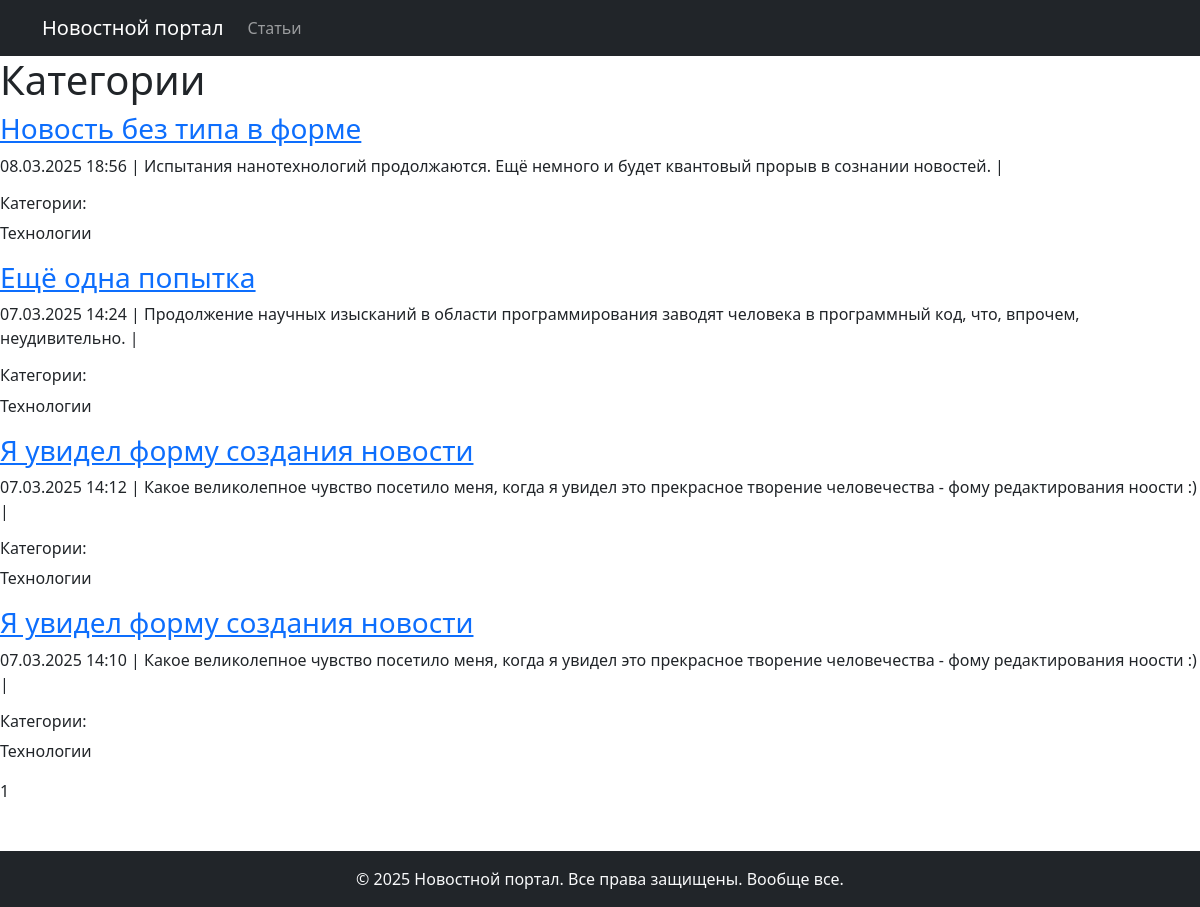
The page /categories/4/ (signed in) on the database as committed earlier.
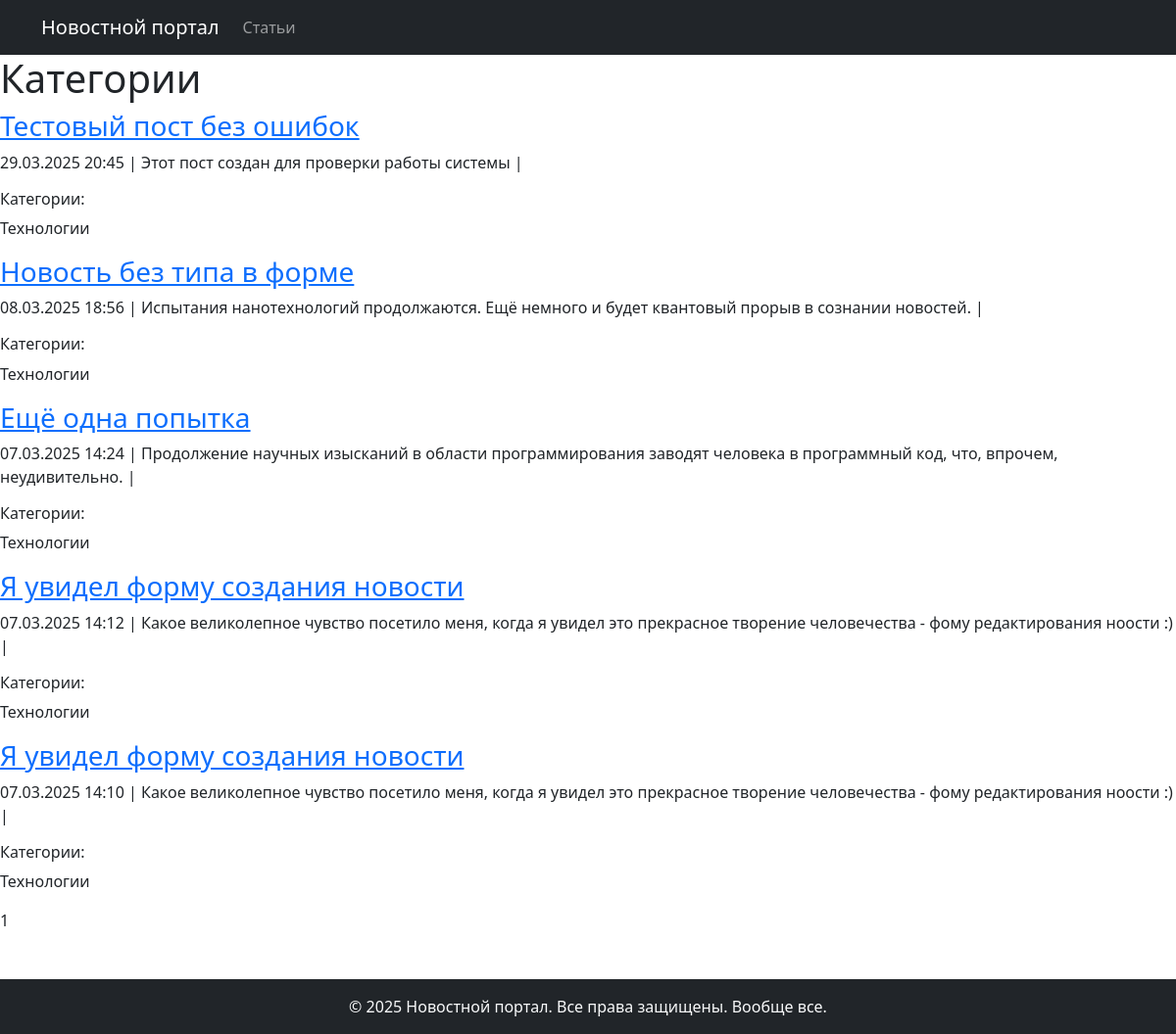
The same page on the database as committed later.
### biblio/models.py (models this page shows, shortened)
class Post(models.Model):
    NEWS = 'NW'
    ARTICLE = 'AR'
    POST_TYPES = [
        (NEWS, 'Новость'),
        (ARTICLE, 'Статья')
    ]
    author = models.ForeignKey(Author, on_delete=models.CASCADE)
    post_type = models.CharField(max_length=2, choices=POST_TYPES)
    created_at = models.DateTimeField(auto_now_add=True)
    categories = models.ManyToManyField(Category, through='PostCategory')
    title = models.CharField(max_length=255)
    text = models.TextField()
    rating = models.IntegerField(default=0)
    def preview(self):
        return f"{self.text}"

class Category(models.Model):
    name = models.CharField(max_length=255, unique=True)
    subscribers = models.ManyToManyField(User, through='CategorySubscriber', related_name='subscribed_categories')

### biblio/views.py (the view)
# urls.py: path('categories/<int:pk>/', CategoryListView.as_view(), name='category_list'),
class CategoryListView(NewsList):
    model = Post
    template_name = 'news/category_list.html'
    context_object_name = 'category_news_list'
    filterset = None  # Явно отключаем фильтрацию
    def get_queryset(self):
        self.category = get_object_or_404(Category, id=self.kwargs['pk'])
        queryset = super().get_queryset().filter(categories=self.category)
        return queryset
    def get_context_data(self, **kwargs):
        context = super().get_context_data(**kwargs)
        if hasattr(self.category, 'subscribers'):
            context['is_not_subscriber'] = (
                    self.request.user.is_authenticated and
                    self.request.user not in self.category.subscribers.all()
            )
        context['category'] = self.category
        return context

### biblio/templatetags/custom_filters.py (called while the page is built)
@register.filter()
def censor (value):
    for word in censor_list:
        value = value.replace(word[1:-1], "*" * len(word[1:-1]))
    return value

### biblio/views.py (called while the page is built)
    def get_queryset(self):
        queryset = super().get_queryset().filter(post_type='NW')
        self.filterset = SearchPost(self.request.GET, queryset)
        return self.filterset.qs

    def get_context_data(self, **kwargs):
        context = super().get_context_data(**kwargs)
        context['filterset'] = self.filterset
        context['news_count'] = Post.objects.filter(post_type='NW').count()
        context['article_count'] = Post.objects.filter(post_type='AR').count()
        context['time_now'] = datetime.now()
        context['next_sale'] = "Распродажа в среду!"
        return context

### templates/news/category_list.html (shortened to what this page needs)
{% extends 'default.html' %}
{% load custom_filters %}
{% load custom_tags %}
{% block content%}
       <h1> Категории </h1>
       <div class="category-list">
           {% if category_news_list %}
               {% for post in category_news_list %}
                   <div class="post">
                       <h3><a href="{% url 'news_detail' post.id %}">{{ post.title|censor }}</a></h3>
                       <p class="post-meta">
                           {{ post.created_at|date:"d.m.Y H:i" }} |
                           {{ post.preview|censor|truncatewords:20 }} |
                           <h6>Категории:</h6>
                           {% for category in post.categories.all %}
                               {{ category.name }}{% if not forloop.last %}, {% endif %}
                           {% endfor %}
                       </p>
                   </div>
               {% endfor %}
           {% else %}
               <p>Новостей пока нет.</p>
           {% endif %}
           <div class="pagination">
               {{ page_obj.number }}
           </div>
       </div>
{% endblock %}

### templates/default.html (shortened to what this page needs)
<!DOCTYPE html>
<html lang="ru">
<head>
    <link href="https://cdn.jsdelivr.net/npm/bootstrap@5.1.3/dist/css/bootstrap.min.css" rel="stylesheet">
</head>
<body>
    <nav class="navbar navbar-expand-lg navbar-dark bg-dark">
        <div class="container">
            <a class="navbar-brand" href="{% url 'biblio:news_list' %}">Новостной портал</a>
            <div class="collapse navbar-collapse" id="navbarNav">
                <ul class="navbar-nav">
                    <li class="nav-item">
                        <a class="nav-link" href="{% url 'biblio:articles_list' %}">Статьи</a>
                    </li>
                </ul>
            </div>
        </div>
    </nav>
    <main>
        {% block content %}
        {% endblock content %}
    </main>
    <footer class="bg-dark text-light mt-5 py-3">
        <div class="container">
            <p class="text-center mb-0">&copy; 2025 Новостной портал. Все права защищены. Вообще все.</p>
        </div>
    </footer>
</body>
</html>

Rows that differ between the two databases and show on the page:
added Post: title|censor "Тестовый пост без ошибок", created_at "29.03.2025 20:45", preview|censor "Этот пост создан для проверки работы системы", Category (name "Технологии")
